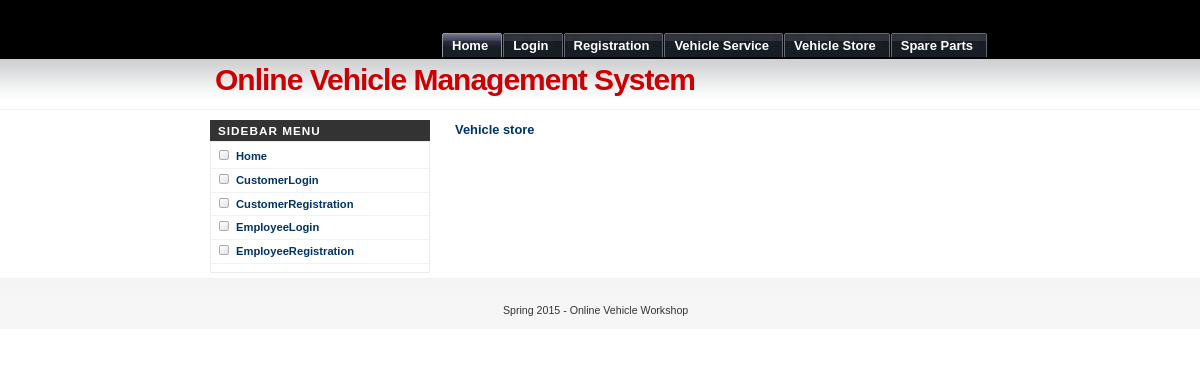
Page /vehiclestore.php on the earlier database version.
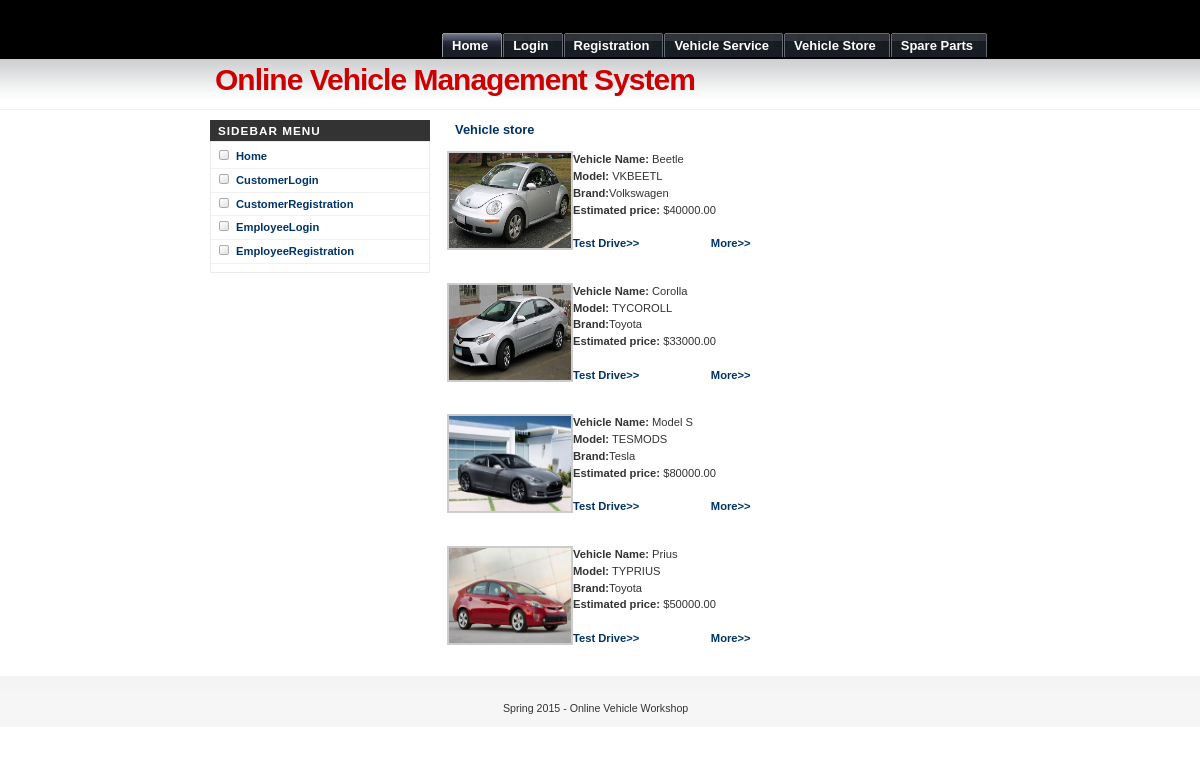
Same page on the later database version.
### tables this page shows
CREATE TABLE IF NOT EXISTS `vehiclestore` (
  `vehicleid` int(10) NOT NULL AUTO_INCREMENT,
  `empid` int(10) NOT NULL,
  `vehname` varchar(25) NOT NULL,
  `model` varchar(25) NOT NULL,
  `brand` varchar(25) NOT NULL,
  `images` text NOT NULL,
  `estprice` double(10,2) NOT NULL,
  `description` text NOT NULL,
  `status` varchar(25) NOT NULL,
  PRIMARY KEY (`vehicleid`)
);

### vehiclestore.php (the view, shortened to what this page needs)
<?php
include("header.php");
include("sidebar.php");
$sql = mysql_query("select * from vehiclestore where status != 'Sold'");
?>
		<div id="main">
	    <h3>Vehicle store</h3>
		<div id="wrapper">
        <?php
		   while($row = mysql_fetch_array($sql))
        {
		?>
        <div id="products">
        <table width="497" border="0">
        <tr>
        <td><img src="upload/<?= $row['images']; ?>" width="122" height="95" align="left" /><strong>Vehicle Name:</strong> <?= $row['vehname']; ?><br />
        <strong>Model:</strong> <?= $row['model']; ?> <br />
        <strong>              Brand:</strong><?= $row['brand']; ?><br />
              <strong>Estimated price: </strong>$<?= $row['estprice']; ?><br />
              <strong>              <?php echo "<br><a href='testdrive.php?vahicleidnum=$row[vehicleid]'>Test Drive&gt;&gt;</a>  &nbsp;  &nbsp;  &nbsp;  &nbsp;  &nbsp;  &nbsp;  &nbsp;  &nbsp;  &nbsp;  &nbsp;  &nbsp; <a href='vehiclestoremore.php?vahicleid=$row[vehicleid]'>More&gt;&gt;</a></strong><br />"; ?>
              <br />
        </td></tr></table>
        </div>
         <?
		}
		?>
        </div>
		</div>
</div>
<?php
include("footer.php");
?>

Differences in the rows shown:
added vehiclestore: images (picture), vehname "Beetle", model "VKBEETL", brand "Volkswagen", estprice "40000.00"
added vehiclestore: images (picture), vehname "Corolla", model "TYCOROLL", brand "Toyota", estprice "33000.00"
added vehiclestore: images (picture), vehname "Model S", model "TESMODS", brand "Tesla", estprice "80000.00"
added vehiclestore: images (picture), vehname "Prius", model "TYPRIUS", brand "Toyota", estprice "50000.00"
